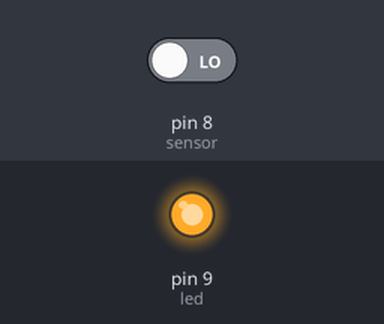
Recording of a sketch running on a simulated Arduino Uno, built with avr-gcc and run on an emulated ATmega328P. Shown: output pins drawn as LEDs (lit = HIGH). The test bench sets the inputs (shaded band); at power-on: pin 8 (sensor) LOW.

Above: at 1.2 s.
1.3 s: pin 8 (sensor) driven HIGH
At 2.5 s:
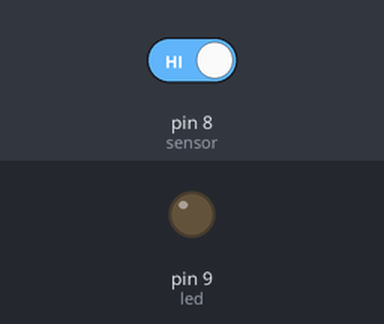
2.8 s: pin 8 (sensor) driven LOW
At 3.8 s:
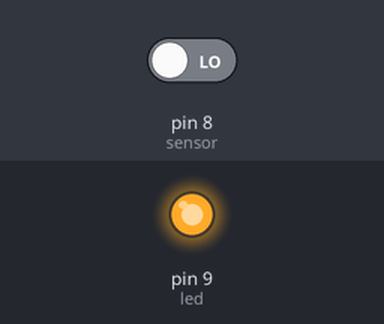
Timing chart, 0 to 5.8 s (numbered marks = the images above; inputs shaded):
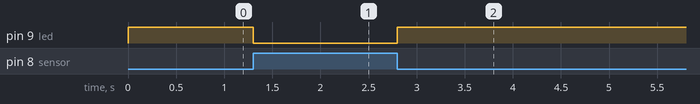

Measured:
- after the input at 1.3 s, pin 9 (led): HIGH → LOW at once
- after the input at 2.8 s, pin 9 (led): LOW → HIGH at once

The sketch:

terslik_sens_r_.ino
```cpp
#define sensor 8
#define led 9
int deger;
void setup() {
pinMode(sensor, INPUT);
pinMode(led, OUTPUT);

}

void loop() {
deger = digitalRead(sensor);

if(deger == HIGH){
  digitalWrite(led, LOW);
}
else{
  digitalWrite(led, HIGH);
}
}
```
